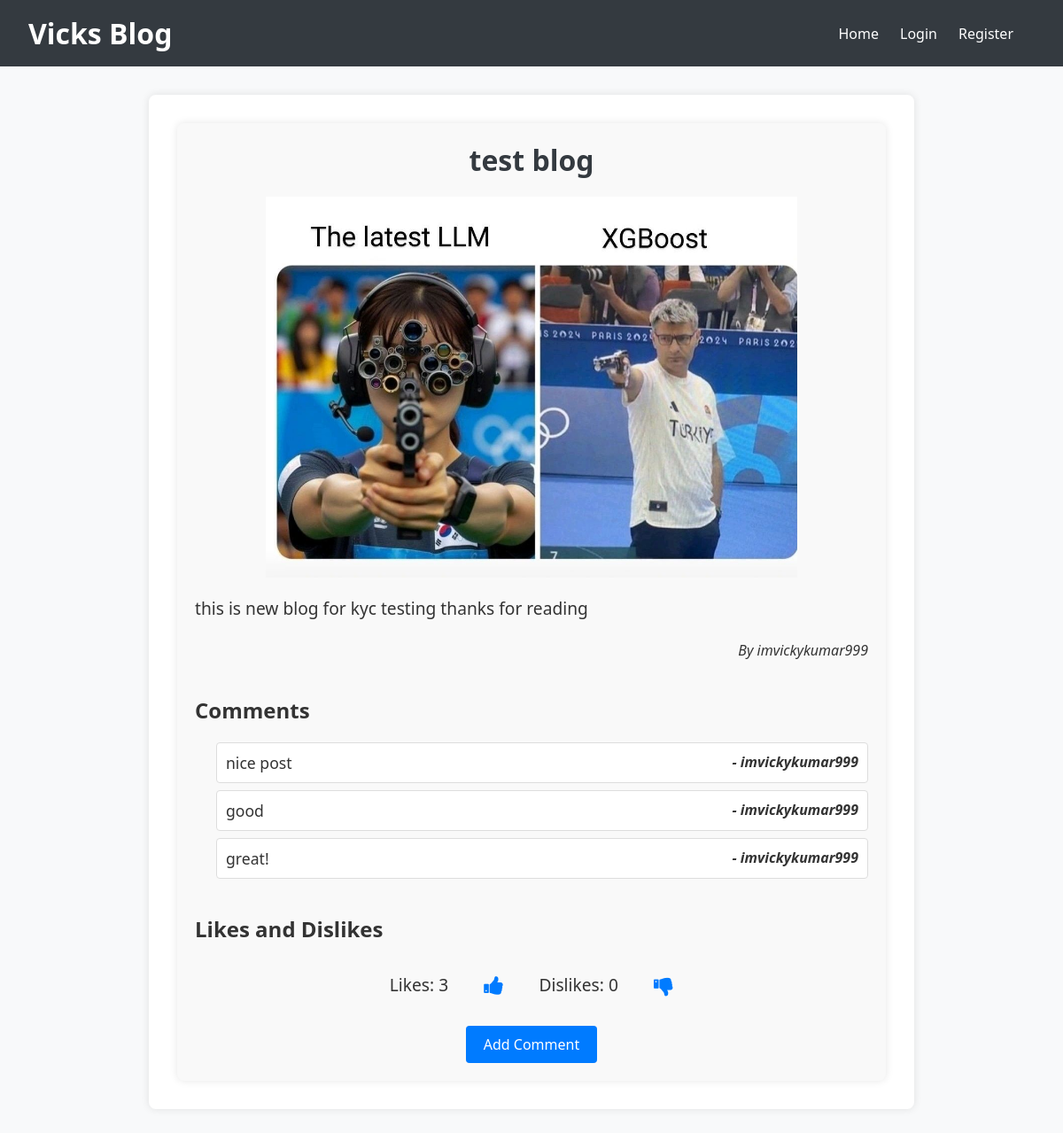
Page /blog/post/1/ on the committed database.
### blog/models.py (models this page shows, shortened)
class Post(models.Model):
    title = models.CharField(max_length=200)
    content = RichTextField()  # Use RichTextField for CKEditor
    created_at = models.DateTimeField(auto_now_add=True)
    updated_at = models.DateTimeField(auto_now=True)
    image = models.ImageField(upload_to='blog_images/', blank=True, null=True)
    author = models.ForeignKey(User, on_delete=models.CASCADE)

class Comment(models.Model):
    post = models.ForeignKey(Post, related_name='comments', on_delete=models.CASCADE)
    user = models.ForeignKey(User, on_delete=models.CASCADE)
    content = models.TextField()
    created_at = models.DateTimeField(auto_now_add=True)

### blog/views.py (the view)
# urls.py: path('post/<int:pk>/', views.post_detail, name='post_detail'),
def post_detail(request, pk):
    post = get_object_or_404(Post, pk=pk)
    likes_count = post.likes_dislikes.filter(is_like=True).count()
    dislikes_count = post.likes_dislikes.filter(is_like=False).count()
    context = {
        'post': post,
        'likes_count': likes_count,
        'dislikes_count': dislikes_count,
    }
    return render(request, 'blog/post_detail.html', context)

### blog/templates/blog/post_detail.html (shortened to what this page needs)
{% extends "blog/base_generic.html" %}
{% block content %}
<div class="post-detail-container">
    <h2 class="post-title">{{ post.title }}</h2>
    {% if post.image %}
        <img src="{{ post.image.url }}" alt="{{ post.title }}" class="post-image">
    {% endif %}
    <p class="post-content">{{ post.content|safe }}</p>
    <p class="post-author">By {{ post.author.username }}</p>
    <h3 class="comments-title">Comments</h3>
    <ul class="comments-list">
        {% for comment in post.comments.all %}
            <li class="comment-item">
                <div class="comment-content">{{ comment.content }}</div>
                <div class="comment-author">- {{ comment.user.username }}</div>
            </li>
        {% endfor %}
    </ul>
    <h3 class="likes-dislikes-title">Likes and Dislikes</h3>
    <div class="likes-dislikes-container">
        <span class="likes-count">Likes: {{ likes_count }}</span>
        <a href="{% url 'like_post' post.pk %}" class="icon-link"><i class="fa fa-thumbs-up"></i></a>
        <span class="dislikes-count">Dislikes: {{ dislikes_count }}</span>
        <a href="{% url 'dislike_post' post.pk %}" class="icon-link"><i class="fa fa-thumbs-down"></i></a>
    </div>
    <div class="actions">
        <a href="{% url 'add_comment' post.pk %}" class="action-link">Add Comment</a>
    </div>
</div>
<link rel="stylesheet" href="https://cdnjs.cloudflare.com/ajax/libs/font-awesome/4.7.0/css/font-awesome.min.css">
{% endblock %}

### blog/templates/blog/base_generic.html (style rules this page uses)
body { font-family: 'Segoe UI', Tahoma, Geneva, Verdana, sans-serif; margin: 0; padding: 0; background-color: #f8f9fa; color: #333; }
.container h2 { margin-top: 0; }
.content h2 { font-size: 2rem; color: #343a40; }
.content ul { padding-left: 1.5rem; }
.content ul li { margin-bottom: 0.5rem; }

### blog/templates/blog/post_detail.html (style rules this page uses)
.post-detail-container { max-width: 800px; margin: 0 auto; padding: 20px; background-color: #f9f9f9; border-radius: 8px; box-shadow: 0 0 10px rgba(0, 0, 0, 0.1); }
.post-title { text-align: center; font-size: 2em; margin-bottom: 20px; }
.post-image { width: 100%; max-width: 600px; height: auto; display: block; margin: 20px auto; }
.post-content { font-size: 1.2em; line-height: 1.6; margin: 20px 0; }
.post-author { font-style: italic; text-align: right; margin-bottom: 40px; }
.comments-title, .likes-dislikes-title { font-size: 1.5em; margin-top: 40px; margin-bottom: 20px; }
.comments-list { list-style-type: none; padding: 0; margin-bottom: 40px; }
.comment-item { display: flex; justify-content: space-between; background-color: #fff; padding: 10px; border: 1px solid #ddd; border-radius: 4px; margin-bottom: 10px; }
.comment-content { font-size: 1.1em; }
.comment-author { font-weight: bold; font-style: italic; text-align: right; }
.likes-dislikes-container { display: flex; align-items: center; justify-content: center; gap: 20px; margin-bottom: 20px; }
.likes-count, .dislikes-count { font-size: 1.2em; margin: 0 10px; }
.icon-link { font-size: 1.5em; color: #007bff; text-decoration: none; padding: 10px; }
.actions { display: flex; justify-content: center; margin-top: 20px; }
.action-link { background-color: #007bff; color: white; padding: 10px 20px; text-decoration: none; border-radius: 4px; transition: background-color 0.3s; }

### rows in the picture
Post: title "test blog", image (picture), content "this is new blog for kyc testing thanks for reading", author.username "imvickykumar999"
Comment: content "nice post", user.username "imvickykumar999"
Comment: content "good", user.username "imvickykumar999"
Comment: content "great!", user.username "imvickykumar999"

### other values in the picture
{{ likes_count }} "3"
{{ dislikes_count }} "0"
